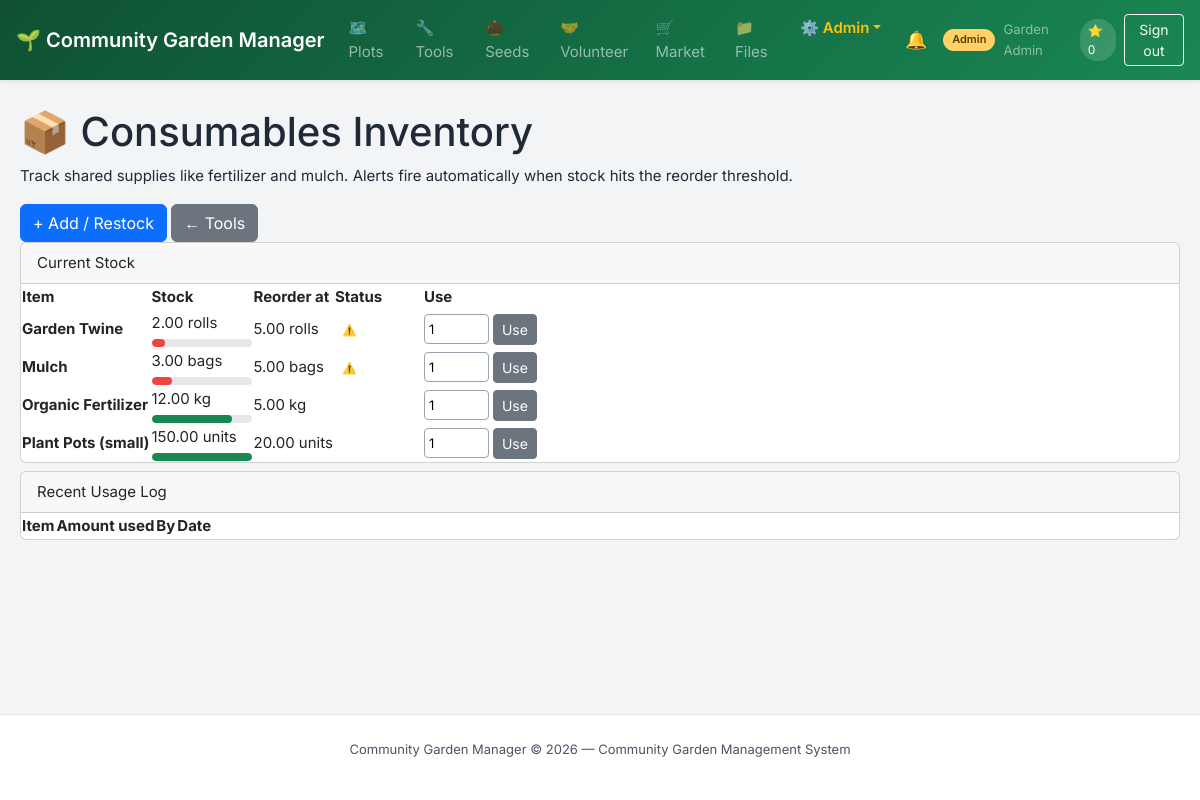
Screenshot of /modules/resources/consumables.php (signed in) with the database file from the repository.
### tables this page shows
CREATE TABLE `consumables` (
  `id` int(11) NOT NULL AUTO_INCREMENT,
  `name` varchar(100) NOT NULL,
  `unit` varchar(30) DEFAULT 'kg',
  `stock_level` decimal(10,2) DEFAULT 0.00,
  `reorder_threshold` decimal(10,2) DEFAULT 5.00,
  `alert_sent` tinyint(1) DEFAULT 0,
  `last_updated` timestamp NOT NULL DEFAULT current_timestamp() ON UPDATE current_timestamp(),
  PRIMARY KEY (`id`)
);

### core/Controller.php (called while the page is built, shortened)
<?php
abstract class Controller {
    protected function model($model) {
        return new $model();
    }
    protected function view($view, $data = []) {
        extract($data);
        require_once __DIR__ . '/../views/' . $view . '.php';
    }
}

### controllers/ConsumableController.php (called while the page is built, shortened)
<?php
require_once __DIR__ . '/../core/Controller.php';
class ConsumableController extends Controller {
    public function index($user) {
        $model = $this->model('ConsumableModel');
        $consumables = $model->getAllConsumables();
        $usageLog = $model->getRecentUsageLog(20);
        $this->view('resources_consumables', [
            'user' => $user,
            'consumables' => $consumables,
            'usageLog' => $usageLog,
            'pageTitle' => 'Consumables Inventory'
        ]);
    }
}

### modules/resources/consumables.php (called while the page is built, shortened)
<?php
require_once __DIR__ . '/../../config/db.php';
require_once __DIR__ . '/../../config/constants.php';
$user      = requireLogin();
require_once __DIR__ . '/../../controllers/ConsumableController.php';
$controller = new ConsumableController();
$controller->index($user);

### config/constants.php (called while the page is built, shortened)
<?php
function e(string $s): string {
    return htmlspecialchars($s, ENT_QUOTES | ENT_SUBSTITUTE, 'UTF-8');
}

### config/db.php (called while the page is built, shortened)
<?php
class Database {
    private static $instance = null;
    private $connection;
    private function __construct() {
        $dsn = "mysql:host=" . DB_HOST . ";port=" . DB_PORT . ";dbname=" . DB_NAME . ";charset=utf8mb4";
        try {
            $this->connection = new PDO($dsn, DB_USER, DB_PASS, [
                PDO::ATTR_ERRMODE => PDO::ERRMODE_EXCEPTION,
                PDO::ATTR_DEFAULT_FETCH_MODE => PDO::FETCH_ASSOC,
                PDO::ATTR_EMULATE_PREPARES => false,
            ]);
        } catch (PDOException $e) {
            die(json_encode(["error" => "Database connection failed: " . $e->getMessage()]));
        }
    }
    public static function getInstance() {
        if (self::$instance === null) {
            self::$instance = new Database();
        }
        return self::$instance;
    }
    public function getConnection() {
        return $this->connection;
    }
}

### core/Model.php (called while the page is built, shortened)
<?php
require_once __DIR__ . '/../config/db.php';
abstract class Model {
    public function __construct() {
        $this->db = Database::getInstance()->getConnection();
    }
}

### models/ConsumableModel.php (called while the page is built, shortened)
<?php
require_once __DIR__ . '/../core/Model.php';
class ConsumableModel extends Model {
    public function getAllConsumables() {
        return $this->db->query("SELECT * FROM consumables ORDER BY (stock_level <= reorder_threshold) DESC, name")->fetchAll();
    }
}

### views/resources_consumables.php (the view, shortened to what this page needs)
<?php require_once __DIR__ . '/../includes/header.php'; ?>
<div class="page-header">
    <h1>📦 Consumables Inventory</h1>
    <p>Track shared supplies like fertilizer and mulch. Alerts fire automatically when stock hits the reorder threshold.</p>
</div>
<div class="page-actions">
    <?php if ($user['role_name']==='admin'): ?>
    <button class="btn btn-primary" onclick="toggleSection('add-form')">+ Add / Restock</button>
    <?php endif; ?>
    <a href="tools.php" class="btn btn-secondary">← Tools</a>
</div>
<div class="card mb-2">
    <div class="card-header">Current Stock</div>
    <div class="table-wrap">
        <table>
            <thead><tr><th>Item</th><th>Stock</th><th>Reorder at</th><th>Status</th><th>Use</th></tr></thead>
            <tbody>
            <?php foreach ($consumables as $c):
                $low = $c['stock_level'] <= $c['reorder_threshold'];
                $pct = $c['reorder_threshold'] > 0 ? min(100, ($c['stock_level'] / ($c['reorder_threshold']*3)) * 100) : 100;
            ?>
            <tr>
                <td><strong><?= e($c['name']) ?></strong></td>
                <td>
                    <?= number_format((float)$c['stock_level'],2) ?> <?= e($c['unit']) ?>
                    <div class="progress mt-1" style="width:100px">
                        <div class="progress-bar <?= $low?'danger':''; ?>" style="width:<?= $pct ?>%"></div>
                    </div>
                </td>
                <td><?= $c['reorder_threshold'] ?> <?= e($c['unit']) ?></td>
                <td><?= $low ? '<span class="badge badge-danger">⚠️ Low stock</span>' : '<span class="badge badge-success">OK</span>' ?><?= $c['alert_sent']?'<br><span class="text-sm text-muted">Alert sent</span>':'' ?></td>
                <td>
                    <form method="POST" style="display:flex;gap:4px;align-items:center">
                        <input type="number" name="amount_used" step="0.1" min="0.1" max="<?= $c['stock_level'] ?>" value="1" style="width:65px;padding:4px;border:1px solid var(--gray-400);border-radius:4px;font-size:13px">
                        <button name="use_item" value="1" class="btn btn-sm btn-secondary">Use</button>
                    </form>
                </td>
            </tr>
            <?php endforeach; ?>
            </tbody>
        </table>
    </div>
</div>
<div class="card">
    <div class="card-header">Recent Usage Log</div>
    <div class="table-wrap">
        <table>
            <thead><tr><th>Item</th><th>Amount used</th><th>By</th><th>Date</th></tr></thead>
        </table>
    </div>
</div>
<?php require_once __DIR__ . '/../includes/footer.php'; ?>

### includes/header.php (shortened to what this page needs)
<!DOCTYPE html>
<html lang="en">
<head>
    <link rel="stylesheet" href="https://cdn.jsdelivr.net/npm/bootstrap@5.3.3/dist/css/bootstrap.min.css">
    <link rel="stylesheet" href="https://cdn.jsdelivr.net/npm/bootstrap-icons@1.11.3/font/bootstrap-icons.min.css">
    <link rel="stylesheet" href="<?= APP_URL ?>/assets/css/style.css?v=<?= time() ?>">
</head>
<body>
<nav class="navbar navbar-expand-md navbar-dark bg-garden sticky-top shadow-sm px-3">
    <a class="navbar-brand fw-semibold" href="<?= APP_URL ?>/index.php">🌱 <?= APP_NAME ?></a>
    <div class="collapse navbar-collapse" id="mainNav">
        <ul class="navbar-nav me-auto gap-1">
            <?php if ($user): ?>
                <?php $role = $user['role_name']; ?>
                <li class="nav-item"><a class="nav-link" href="<?= APP_URL ?>/modules/land/plots.php">🗺️ Plots</a></li>
                <li class="nav-item"><a class="nav-link" href="<?= APP_URL ?>/modules/resources/tools.php">🔧 Tools</a></li>
                <li class="nav-item"><a class="nav-link" href="<?= APP_URL ?>/modules/resources/seeds.php">🌰 Seeds</a></li>
                <li class="nav-item"><a class="nav-link" href="<?= APP_URL ?>/modules/volunteer/tasks.php">🤝 Volunteer</a></li>
                <li class="nav-item"><a class="nav-link" href="<?= APP_URL ?>/modules/marketplace/trades.php">🛒 Market</a></li>
                <li class="nav-item"><a class="nav-link" href="<?= APP_URL ?>/modules/media/index.php">📁 Files</a></li>
                <?php if ($role === 'admin' || $role === 'warden'): ?>
                    <li class="nav-item dropdown">
                        <a class="nav-link dropdown-toggle text-warning fw-semibold" href="#" id="adminMenu" role="button" data-bs-toggle="dropdown">⚙️ Admin</a>
                    </li>
                <?php endif; ?>
            <?php else: ?>
                <li class="nav-item"><a class="nav-link" href="<?= APP_URL ?>/modules/land/plots.php">🗺️ Plots</a></li>
            <?php endif; ?>
        </ul>
        <div class="d-flex align-items-center gap-2 ms-2">
            <?php if ($user): ?>
                <a href="<?= APP_URL ?>/modules/notifications/my_notifications.php" class="btn btn-sm btn-outline-light position-relative" title="Notifications" style="border:none; font-size: 1.1rem; padding: 0.1rem 0.5rem;">
                    🔔
                </a>
                <span class="user-badge role-<?= e($role) ?>"><?= e($role) ?></span>
                <span class="text-white-50 small"><?= e($user['full_name']) ?></span>
                <span class="karma-pill">⭐ <?= (int)($user['karma'] ?? $user['karma_points'] ?? 0) ?></span>
                <a href="<?= APP_URL ?>/auth/logout.php" class="btn btn-sm btn-outline-light">Sign out</a>
            <?php else: ?>
                <a href="<?= APP_URL ?>/auth/login.php"    class="btn btn-sm btn-outline-light">Login</a>
                <a href="<?= APP_URL ?>/auth/register.php" class="btn btn-sm btn-light text-success fw-semibold">Register</a>
            <?php endif; ?>
        </div>
    </div>
</nav>
<main class="main-content">

### assets/css/style.css (style rules this page uses)
:root { --green-dark: #0f5132; --green-mid: #198754; --green-light: #4ade80; --green-pale: #D1FAE5; --amber: #F59E0B; --amber-dark: #B45309; --coral: #EF4444; --blue: #3B82F6; --blue-pale: #DBEAFE; --gray-100: #F3F4F6; --gray-200: #E5E7EB; --gray-400: #9CA3AF; --gray-600: #4B5563; --gray-800: #1F2937; --white: #ffffff; --shadow-sm: 0 1px 3px rgba(0, 0, 0, 0.1), 0 1px 2px rgba(0, 0, 0, 0.06); --shadow-md: 0 4px 6px -1px rgba(0, 0, 0, 0.1), 0 2px 4px -1px rgba(0, 0, 0, 0.06); --radius: 8px; --radius-lg: 12px; --font: 'Inter', 'Segoe UI', system-ui, sans-serif; }
body { font-family: var(--font); font-size: 15px; color: var(--gray-800); background: var(--gray-100); line-height: 1.6; display: flex; flex-direction: column; min-height: 100vh; }
.bg-garden { background: linear-gradient(135deg, var(--green-dark), var(--green-mid)) !important; }
a { color: var(--green-mid); text-decoration: none; }
.main-content { flex: 1; width: 100%; max-width: 1280px; margin: 0 auto; padding: 1.75rem 1.25rem 4rem; }
.user-badge { font-size: 11px; font-weight: 600; padding: 2px 9px; border-radius: 20px; text-transform: capitalize; white-space: nowrap; }
.role-admin { background: #ffd166; color: #5c3d00; }
.karma-pill { background: rgba(255, 255, 255, .15); color: white; font-size: 12px; padding: 2px 8px; border-radius: 20px; }
.table-wrap { overflow-x: auto; }
.progress { background: var(--gray-200); border-radius: 4px; height: 8px; overflow: hidden; }
.progress-bar { height: 100%; background: var(--green-mid); border-radius: 4px; transition: width .4s; }
.progress-bar.danger { background: var(--coral); }

### rows the page displays
consumables: alert_sent "0", name "Organic Fertilizer", stock_level "12.00", unit "kg", reorder_threshold "5.00"
consumables: name "Garden Twine", stock_level "2.00", unit "rolls", reorder_threshold "5.00", shows "⚠️ Low stock"
consumables: name "Mulch", stock_level "3.00", unit "bags", reorder_threshold "5.00", shows "⚠️ Low stock"
consumables: name "Plant Pots (small)", stock_level "150.00", unit "units", reorder_threshold "20.00"

### other values shown
APP_NAME "Community Garden Manager"
$role "Admin"
$user['full_name'] "Garden Admin"
